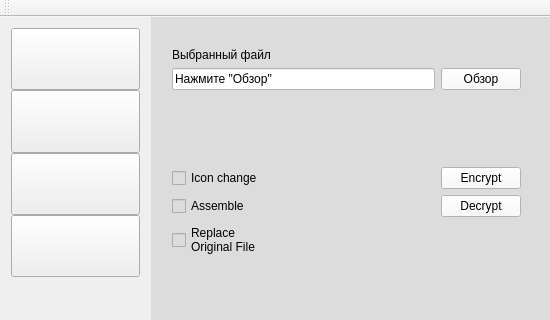
<?xml version="1.0" encoding="UTF-8"?>
<ui version="4.0">
 <class>MainWindow</class>
 <widget class="QMainWindow" name="MainWindow">
  <property name="enabled">
   <bool>true</bool>
  </property>
  <property name="geometry">
   <rect>
    <x>0</x>
    <y>0</y>
    <width>550</width>
    <height>320</height>
   </rect>
  </property>
  <property name="sizePolicy">
   <sizepolicy hsizetype="Fixed" vsizetype="Fixed">
    <horstretch>0</horstretch>
    <verstretch>0</verstretch>
   </sizepolicy>
  </property>
  <property name="minimumSize">
   <size>
    <width>550</width>
    <height>320</height>
   </size>
  </property>
  <property name="maximumSize">
   <size>
    <width>550</width>
    <height>320</height>
   </size>
  </property>
  <property name="windowTitle">
   <string>MainWindow</string>
  </property>
  <property name="animated">
   <bool>true</bool>
  </property>
  <property name="documentMode">
   <bool>false</bool>
  </property>
  <widget class="QWidget" name="centralWidget">
   <widget class="QFrame" name="frame">
    <property name="geometry">
     <rect>
      <x>151</x>
      <y>-10</y>
      <width>401</width>
      <height>321</height>
     </rect>
    </property>
    <property name="sizePolicy">
     <sizepolicy hsizetype="Maximum" vsizetype="Maximum">
      <horstretch>0</horstretch>
      <verstretch>0</verstretch>
     </sizepolicy>
    </property>
    <property name="styleSheet">
     <string notr="true">background-color: #DCDCDC;</string>
    </property>
    <property name="frameShape">
     <enum>QFrame::Box</enum>
    </property>
    <property name="frameShadow">
     <enum>QFrame::Sunken</enum>
    </property>
    <property name="lineWidth">
     <number>0</number>
    </property>
    <property name="midLineWidth">
     <number>0</number>
    </property>
    <widget class="QStackedWidget" name="stackedWidget">
     <property name="geometry">
      <rect>
       <x>10</x>
       <y>10</y>
       <width>381</width>
       <height>271</height>
      </rect>
     </property>
     <property name="autoFillBackground">
      <bool>false</bool>
     </property>
     <property name="styleSheet">
      <string notr="true"/>
     </property>
     <property name="currentIndex">
      <number>0</number>
     </property>
     <widget class="QWidget" name="page">
      <property name="palette">
       <palette>
        <active>
         <colorrole role="WindowText">
          <brush brushstyle="SolidPattern">
           <color alpha="255">
            <red>0</red>
            <green>0</green>
            <blue>0</blue>
           </color>
          </brush>
         </colorrole>
         <colorrole role="Button">
          <brush brushstyle="SolidPattern">
           <color alpha="255">
            <red>220</red>
            <green>220</green>
            <blue>220</blue>
           </color>
          </brush>
         </colorrole>
         <colorrole role="Light">
          <brush brushstyle="SolidPattern">
           <color alpha="255">
            <red>255</red>
            <green>255</green>
            <blue>255</blue>
           </color>
          </brush>
         </colorrole>
         <colorrole role="Midlight">
          <brush brushstyle="SolidPattern">
           <color alpha="255">
            <red>243</red>
            <green>243</green>
            <blue>243</blue>
           </color>
          </brush>
         </colorrole>
         <colorrole role="Dark">
          <brush brushstyle="SolidPattern">
           <color alpha="255">
            <red>115</red>
            <green>115</green>
            <blue>115</blue>
           </color>
          </brush>
         </colorrole>
         <colorrole role="Mid">
          <brush brushstyle="SolidPattern">
           <color alpha="255">
            <red>154</red>
            <green>154</green>
            <blue>154</blue>
           </color>
          </brush>
         </colorrole>
         <colorrole role="Text">
          <brush brushstyle="SolidPattern">
           <color alpha="255">
            <red>0</red>
            <green>0</green>
            <blue>0</blue>
           </color>
          </brush>
         </colorrole>
         <colorrole role="BrightText">
          <brush brushstyle="SolidPattern">
           <color alpha="255">
            <red>255</red>
            <green>255</green>
            <blue>255</blue>
           </color>
          </brush>
         </colorrole>
         <colorrole role="ButtonText">
          <brush brushstyle="SolidPattern">
           <color alpha="255">
            <red>0</red>
            <green>0</green>
            <blue>0</blue>
           </color>
          </brush>
         </colorrole>
         <colorrole role="Base">
          <brush brushstyle="SolidPattern">
           <color alpha="255">
            <red>220</red>
            <green>220</green>
            <blue>220</blue>
           </color>
          </brush>
         </colorrole>
         <colorrole role="Window">
          <brush brushstyle="SolidPattern">
           <color alpha="255">
            <red>220</red>
            <green>220</green>
            <blue>220</blue>
           </color>
          </brush>
         </colorrole>
         <colorrole role="Shadow">
          <brush brushstyle="SolidPattern">
           <color alpha="255">
            <red>0</red>
            <green>0</green>
            <blue>0</blue>
           </color>
          </brush>
         </colorrole>
         <colorrole role="AlternateBase">
          <brush brushstyle="SolidPattern">
           <color alpha="255">
            <red>243</red>
            <green>243</green>
            <blue>243</blue>
           </color>
          </brush>
         </colorrole>
         <colorrole role="ToolTipBase">
          <brush brushstyle="SolidPattern">
           <color alpha="255">
            <red>255</red>
            <green>255</green>
            <blue>220</blue>
           </color>
          </brush>
         </colorrole>
         <colorrole role="ToolTipText">
          <brush brushstyle="SolidPattern">
           <color alpha="255">
            <red>0</red>
            <green>0</green>
            <blue>0</blue>
           </color>
          </brush>
         </colorrole>
        </active>
        <inactive>
         <colorrole role="WindowText">
          <brush brushstyle="SolidPattern">
           <color alpha="255">
            <red>0</red>
            <green>0</green>
            <blue>0</blue>
           </color>
          </brush>
         </colorrole>
         <colorrole role="Button">
          <brush brushstyle="SolidPattern">
           <color alpha="255">
            <red>220</red>
            <green>220</green>
            <blue>220</blue>
           </color>
          </brush>
         </colorrole>
         <colorrole role="Light">
          <brush brushstyle="SolidPattern">
           <color alpha="255">
            <red>255</red>
            <green>255</green>
            <blue>255</blue>
           </color>
          </brush>
         </colorrole>
         <colorrole role="Midlight">
          <brush brushstyle="SolidPattern">
           <color alpha="255">
            <red>243</red>
            <green>243</green>
            <blue>243</blue>
           </color>
          </brush>
         </colorrole>
         <colorrole role="Dark">
          <brush brushstyle="SolidPattern">
           <color alpha="255">
            <red>115</red>
            <green>115</green>
            <blue>115</blue>
           </color>
          </brush>
         </colorrole>
         <colorrole role="Mid">
          <brush brushstyle="SolidPattern">
           <color alpha="255">
            <red>154</red>
            <green>154</green>
            <blue>154</blue>
           </color>
          </brush>
         </colorrole>
         <colorrole role="Text">
          <brush brushstyle="SolidPattern">
           <color alpha="255">
            <red>0</red>
            <green>0</green>
            <blue>0</blue>
           </color>
          </brush>
         </colorrole>
         <colorrole role="BrightText">
          <brush brushstyle="SolidPattern">
           <color alpha="255">
            <red>255</red>
            <green>255</green>
            <blue>255</blue>
           </color>
          </brush>
         </colorrole>
         <colorrole role="ButtonText">
          <brush brushstyle="SolidPattern">
           <color alpha="255">
            <red>0</red>
            <green>0</green>
            <blue>0</blue>
           </color>
          </brush>
         </colorrole>
         <colorrole role="Base">
          <brush brushstyle="SolidPattern">
           <color alpha="255">
            <red>220</red>
            <green>220</green>
            <blue>220</blue>
           </color>
          </brush>
         </colorrole>
         <colorrole role="Window">
          <brush brushstyle="SolidPattern">
           <color alpha="255">
            <red>220</red>
            <green>220</green>
            <blue>220</blue>
           </color>
          </brush>
         </colorrole>
         <colorrole role="Shadow">
          <brush brushstyle="SolidPattern">
           <color alpha="255">
            <red>0</red>
            <green>0</green>
            <blue>0</blue>
           </color>
          </brush>
         </colorrole>
         <colorrole role="AlternateBase">
          <brush brushstyle="SolidPattern">
           <color alpha="255">
            <red>243</red>
            <green>243</green>
            <blue>243</blue>
           </color>
          </brush>
         </colorrole>
         <colorrole role="ToolTipBase">
          <brush brushstyle="SolidPattern">
           <color alpha="255">
            <red>255</red>
            <green>255</green>
            <blue>220</blue>
           </color>
          </brush>
         </colorrole>
         <colorrole role="ToolTipText">
          <brush brushstyle="SolidPattern">
           <color alpha="255">
            <red>0</red>
            <green>0</green>
            <blue>0</blue>
           </color>
          </brush>
         </colorrole>
        </inactive>
        <disabled>
         <colorrole role="WindowText">
          <brush brushstyle="SolidPattern">
           <color alpha="255">
            <red>115</red>
            <green>115</green>
            <blue>115</blue>
           </color>
          </brush>
         </colorrole>
         <colorrole role="Button">
          <brush brushstyle="SolidPattern">
           <color alpha="255">
            <red>220</red>
            <green>220</green>
            <blue>220</blue>
           </color>
          </brush>
         </colorrole>
         <colorrole role="Light">
          <brush brushstyle="SolidPattern">
           <color alpha="255">
            <red>255</red>
            <green>255</green>
            <blue>255</blue>
           </color>
          </brush>
         </colorrole>
         <colorrole role="Midlight">
          <brush brushstyle="SolidPattern">
           <color alpha="255">
            <red>243</red>
            <green>243</green>
            <blue>243</blue>
           </color>
          </brush>
         </colorrole>
         <colorrole role="Dark">
          <brush brushstyle="SolidPattern">
           <color alpha="255">
            <red>115</red>
            <green>115</green>
            <blue>115</blue>
           </color>
          </brush>
         </colorrole>
         <colorrole role="Mid">
          <brush brushstyle="SolidPattern">
           <color alpha="255">
            <red>154</red>
            <green>154</green>
            <blue>154</blue>
           </color>
          </brush>
         </colorrole>
         <colorrole role="Text">
          <brush brushstyle="SolidPattern">
           <color alpha="255">
            <red>115</red>
            <green>115</green>
            <blue>115</blue>
           </color>
          </brush>
         </colorrole>
         <colorrole role="BrightText">
          <brush brushstyle="SolidPattern">
           <color alpha="255">
            <red>255</red>
            <green>255</green>
            <blue>255</blue>
           </color>
          </brush>
         </colorrole>
         <colorrole role="ButtonText">
          <brush brushstyle="SolidPattern">
           <color alpha="255">
            <red>115</red>
            <green>115</green>
            <blue>115</blue>
           </color>
          </brush>
         </colorrole>
         <colorrole role="Base">
          <brush brushstyle="SolidPattern">
           <color alpha="255">
            <red>220</red>
            <green>220</green>
            <blue>220</blue>
           </color>
          </brush>
         </colorrole>
         <colorrole role="Window">
          <brush brushstyle="SolidPattern">
           <color alpha="255">
            <red>220</red>
            <green>220</green>
            <blue>220</blue>
           </color>
          </brush>
         </colorrole>
         <colorrole role="Shadow">
          <brush brushstyle="SolidPattern">
           <color alpha="255">
            <red>0</red>
            <green>0</green>
            <blue>0</blue>
           </color>
          </brush>
         </colorrole>
         <colorrole role="AlternateBase">
          <brush brushstyle="SolidPattern">
           <color alpha="255">
            <red>231</red>
            <green>231</green>
            <blue>231</blue>
           </color>
          </brush>
         </colorrole>
         <colorrole role="ToolTipBase">
          <brush brushstyle="SolidPattern">
           <color alpha="255">
            <red>255</red>
            <green>255</green>
            <blue>220</blue>
           </color>
          </brush>
         </colorrole>
         <colorrole role="ToolTipText">
          <brush brushstyle="SolidPattern">
           <color alpha="255">
            <red>0</red>
            <green>0</green>
            <blue>0</blue>
           </color>
          </brush>
         </colorrole>
        </disabled>
       </palette>
      </property>
      <widget class="QWidget" name="layoutWidget">
       <property name="geometry">
        <rect>
         <x>0</x>
         <y>20</y>
         <width>371</width>
         <height>231</height>
        </rect>
       </property>
       <layout class="QVBoxLayout" name="verticalLayout">
        <item>
         <layout class="QGridLayout" name="gridLayout">
          <item row="0" column="0">
           <widget class="QLabel" name="label">
            <property name="text">
             <string>Выбранный файл</string>
            </property>
           </widget>
          </item>
          <item row="1" column="0">
           <widget class="QLineEdit" name="lineEdit">
            <property name="styleSheet">
             <string notr="true">background-color:  #FFFFFF;</string>
            </property>
            <property name="text">
             <string>Нажмите &quot;Обзор&quot;</string>
            </property>
            <property name="frame">
             <bool>true</bool>
            </property>
            <property name="readOnly">
             <bool>true</bool>
            </property>
           </widget>
          </item>
          <item row="1" column="1">
           <widget class="QPushButton" name="pushButton">
            <property name="styleSheet">
             <string notr="true">background-color:  #F8F8FF;</string>
            </property>
            <property name="text">
             <string>Обзор</string>
            </property>
           </widget>
          </item>
          <item row="2" column="0">
           <spacer name="verticalSpacer">
            <property name="orientation">
             <enum>Qt::Vertical</enum>
            </property>
            <property name="sizeHint" stdset="0">
             <size>
              <width>20</width>
              <height>40</height>
             </size>
            </property>
           </spacer>
          </item>
         </layout>
        </item>
        <item>
         <layout class="QGridLayout" name="gridLayout_2">
          <item row="0" column="0">
           <widget class="QCheckBox" name="checkBox">
            <property name="styleSheet">
             <string notr="true"/>
            </property>
            <property name="text">
             <string>Icon change</string>
            </property>
           </widget>
          </item>
          <item row="0" column="1">
           <spacer name="horizontalSpacer">
            <property name="orientation">
             <enum>Qt::Horizontal</enum>
            </property>
            <property name="sizeHint" stdset="0">
             <size>
              <width>40</width>
              <height>20</height>
             </size>
            </property>
           </spacer>
          </item>
          <item row="0" column="2">
           <widget class="QPushButton" name="pushButton_2">
            <property name="styleSheet">
             <string notr="true">background-color:  #F8F8FF;</string>
            </property>
            <property name="text">
             <string>Encrypt</string>
            </property>
           </widget>
          </item>
          <item row="1" column="0">
           <widget class="QCheckBox" name="checkBox_2">
            <property name="styleSheet">
             <string notr="true"/>
            </property>
            <property name="text">
             <string>Assemble</string>
            </property>
           </widget>
          </item>
          <item row="1" column="1">
           <spacer name="horizontalSpacer_2">
            <property name="orientation">
             <enum>Qt::Horizontal</enum>
            </property>
            <property name="sizeHint" stdset="0">
             <size>
              <width>40</width>
              <height>20</height>
             </size>
            </property>
           </spacer>
          </item>
          <item row="1" column="2">
           <widget class="QPushButton" name="pushButton_3">
            <property name="styleSheet">
             <string notr="true">background-color:  #F8F8FF;</string>
            </property>
            <property name="text">
             <string>Decrypt</string>
            </property>
           </widget>
          </item>
          <item row="2" column="0">
           <widget class="QCheckBox" name="checkBox_3">
            <property name="text">
             <string>Replace
Original File</string>
            </property>
           </widget>
          </item>
         </layout>
        </item>
       </layout>
      </widget>
     </widget>
     <widget class="QWidget" name="page_2">
      <widget class="QWidget" name="layoutWidget">
       <property name="geometry">
        <rect>
         <x>0</x>
         <y>10</y>
         <width>381</width>
         <height>255</height>
        </rect>
       </property>
       <layout class="QGridLayout" name="gridLayout_3">
        <item row="1" column="0" rowspan="2" colspan="4">
         <widget class="QTextEdit" name="textEdit">
          <property name="styleSheet">
           <string notr="true">background-color: #FFFFFF</string>
          </property>
          <property name="html">
           <string>&lt;!DOCTYPE HTML PUBLIC &quot;-//W3C//DTD HTML 4.0//EN&quot; &quot;http://www.w3.org/TR/REC-html40/strict.dtd&quot;&gt;
&lt;html&gt;&lt;head&gt;&lt;meta name=&quot;qrichtext&quot; content=&quot;1&quot; /&gt;&lt;style type=&quot;text/css&quot;&gt;
p, li { white-space: pre-wrap; }
&lt;/style&gt;&lt;/head&gt;&lt;body style=&quot; font-family:'MS Shell Dlg 2'; font-size:8.25pt; font-weight:400; font-style:normal;&quot;&gt;
&lt;p style=&quot; margin-top:0px; margin-bottom:0px; margin-left:0px; margin-right:0px; -qt-block-indent:0; text-indent:0px;&quot;&gt;Сообщение...&lt;/p&gt;&lt;/body&gt;&lt;/html&gt;</string>
          </property>
         </widget>
        </item>
        <item row="3" column="0" rowspan="3">
         <widget class="QPushButton" name="pushButton_4">
          <property name="text">
           <string>Clear</string>
          </property>
         </widget>
        </item>
        <item row="5" column="3">
         <widget class="QPushButton" name="pushButton_5">
          <property name="text">
           <string>Decrypt</string>
          </property>
         </widget>
        </item>
        <item row="3" column="1" rowspan="3">
         <widget class="QPushButton" name="pushButton_8">
          <property name="text">
           <string>Paste</string>
          </property>
         </widget>
        </item>
        <item row="3" column="2" rowspan="3">
         <widget class="QPushButton" name="pushButton_10">
          <property name="text">
           <string>Copy</string>
          </property>
         </widget>
        </item>
        <item row="0" column="0" colspan="2">
         <widget class="QLabel" name="label_2">
          <property name="text">
           <string>Введите сообщение</string>
          </property>
         </widget>
        </item>
        <item row="0" column="2" colspan="2">
         <spacer name="horizontalSpacer_4">
          <property name="orientation">
           <enum>Qt::Horizontal</enum>
          </property>
          <property name="sizeHint" stdset="0">
           <size>
            <width>40</width>
            <height>20</height>
           </size>
          </property>
         </spacer>
        </item>
        <item row="4" column="3">
         <widget class="QPushButton" name="pushButton_9">
          <property name="text">
           <string>Encrypt</string>
          </property>
         </widget>
        </item>
       </layout>
      </widget>
     </widget>
     <widget class="QWidget" name="page_3">
      <widget class="QWidget" name="layoutWidget">
       <property name="geometry">
        <rect>
         <x>0</x>
         <y>10</y>
         <width>381</width>
         <height>254</height>
        </rect>
       </property>
       <layout class="QVBoxLayout" name="verticalLayout_3">
        <item>
         <layout class="QGridLayout" name="gridLayout_5">
          <item row="0" column="4" colspan="2">
           <widget class="QSlider" name="horizontalSlider">
            <property name="styleSheet">
             <string notr="true"/>
            </property>
            <property name="maximum">
             <number>2000</number>
            </property>
            <property name="value">
             <number>2000</number>
            </property>
            <property name="sliderPosition">
             <number>2000</number>
            </property>
            <property name="orientation">
             <enum>Qt::Horizontal</enum>
            </property>
           </widget>
          </item>
          <item row="2" column="3" colspan="2">
           <widget class="QLineEdit" name="SaveDir_line">
            <property name="styleSheet">
             <string notr="true">background-color: #FFFFFF</string>
            </property>
            <property name="text">
             <string>Укажите путь...</string>
            </property>
            <property name="readOnly">
             <bool>true</bool>
            </property>
           </widget>
          </item>
          <item row="4" column="5">
           <widget class="QPushButton" name="Icon_button">
            <property name="text">
             <string>Обзор</string>
            </property>
           </widget>
          </item>
          <item row="5" column="1">
           <spacer name="verticalSpacer_3">
            <property name="orientation">
             <enum>Qt::Vertical</enum>
            </property>
            <property name="sizeHint" stdset="0">
             <size>
              <width>20</width>
              <height>40</height>
             </size>
            </property>
           </spacer>
          </item>
          <item row="2" column="0" colspan="2">
           <widget class="QLabel" name="label_4">
            <property name="text">
             <string>Каталог хранения:</string>
            </property>
           </widget>
          </item>
          <item row="2" column="5">
           <widget class="QPushButton" name="SaveDir_button">
            <property name="text">
             <string>Обзор</string>
            </property>
           </widget>
          </item>
          <item row="3" column="0" colspan="3">
           <widget class="QLabel" name="label_10">
            <property name="text">
             <string>Пароль на каталог с ключами:</string>
            </property>
           </widget>
          </item>
          <item row="3" column="3" colspan="2">
           <widget class="QLineEdit" name="lineEdit_5">
            <property name="styleSheet">
             <string notr="true">background-color: #FFFFFF</string>
            </property>
            <property name="text">
             <string>Укажите пароль...</string>
            </property>
           </widget>
          </item>
          <item row="4" column="0">
           <widget class="QLabel" name="label_5">
            <property name="text">
             <string>Путь к иконке:</string>
            </property>
           </widget>
          </item>
          <item row="4" column="3" colspan="2">
           <widget class="QLineEdit" name="Icon_line">
            <property name="styleSheet">
             <string notr="true">background-color: #FFFFFF</string>
            </property>
            <property name="text">
             <string>Укажите путь...</string>
            </property>
            <property name="readOnly">
             <bool>true</bool>
            </property>
           </widget>
          </item>
          <item row="0" column="0" colspan="3">
           <widget class="QLabel" name="label_3">
            <property name="text">
             <string>Ограничение по размеру (мб):</string>
            </property>
           </widget>
          </item>
          <item row="0" column="3">
           <widget class="QSpinBox" name="spinBox">
            <property name="styleSheet">
             <string notr="true">background-color: #FFFFFF</string>
            </property>
            <property name="maximum">
             <number>2000</number>
            </property>
            <property name="value">
             <number>2000</number>
            </property>
           </widget>
          </item>
         </layout>
        </item>
        <item>
         <layout class="QGridLayout" name="gridLayout_4">
          <item row="0" column="0" colspan="2">
           <widget class="QLabel" name="label_6">
            <property name="text">
             <string>Подменные сведения</string>
            </property>
           </widget>
          </item>
          <item row="1" column="0">
           <spacer name="verticalSpacer_2">
            <property name="orientation">
             <enum>Qt::Vertical</enum>
            </property>
            <property name="sizeHint" stdset="0">
             <size>
              <width>20</width>
              <height>18</height>
             </size>
            </property>
           </spacer>
          </item>
          <item row="1" column="2">
           <widget class="QLabel" name="label_9">
            <property name="text">
             <string>Описание:</string>
            </property>
           </widget>
          </item>
          <item row="2" column="0">
           <widget class="QLabel" name="label_7">
            <property name="text">
             <string>Автор</string>
            </property>
           </widget>
          </item>
          <item row="2" column="1">
           <widget class="QLineEdit" name="lineEdit_3">
            <property name="styleSheet">
             <string notr="true">background-color: #FFFFFF</string>
            </property>
            <property name="text">
             <string>...</string>
            </property>
           </widget>
          </item>
          <item row="2" column="2" rowspan="2">
           <widget class="QTextEdit" name="textEdit_2">
            <property name="styleSheet">
             <string notr="true">background-color: #FFFFFF</string>
            </property>
            <property name="html">
             <string>&lt;!DOCTYPE HTML PUBLIC &quot;-//W3C//DTD HTML 4.0//EN&quot; &quot;http://www.w3.org/TR/REC-html40/strict.dtd&quot;&gt;
&lt;html&gt;&lt;head&gt;&lt;meta name=&quot;qrichtext&quot; content=&quot;1&quot; /&gt;&lt;style type=&quot;text/css&quot;&gt;
p, li { white-space: pre-wrap; }
&lt;/style&gt;&lt;/head&gt;&lt;body style=&quot; font-family:'MS Shell Dlg 2'; font-size:8.25pt; font-weight:400; font-style:normal;&quot;&gt;
&lt;p style=&quot; margin-top:0px; margin-bottom:0px; margin-left:0px; margin-right:0px; -qt-block-indent:0; text-indent:0px;&quot;&gt;...&lt;/p&gt;&lt;/body&gt;&lt;/html&gt;</string>
            </property>
           </widget>
          </item>
          <item row="3" column="0">
           <widget class="QLabel" name="label_8">
            <property name="text">
             <string>Имя файла:</string>
            </property>
           </widget>
          </item>
          <item row="3" column="1">
           <widget class="QLineEdit" name="lineEdit_2">
            <property name="styleSheet">
             <string notr="true">background-color: #FFFFFF</string>
            </property>
            <property name="text">
             <string>...</string>
            </property>
           </widget>
          </item>
         </layout>
        </item>
       </layout>
      </widget>
     </widget>
     <widget class="QWidget" name="page_4">
      <widget class="QTextBrowser" name="textBrowser">
       <property name="geometry">
        <rect>
         <x>5</x>
         <y>11</y>
         <width>371</width>
         <height>241</height>
        </rect>
       </property>
       <property name="frameShape">
        <enum>QFrame::NoFrame</enum>
       </property>
       <property name="lineWidth">
        <number>0</number>
       </property>
       <property name="html">
        <string>&lt;!DOCTYPE HTML PUBLIC &quot;-//W3C//DTD HTML 4.0//EN&quot; &quot;http://www.w3.org/TR/REC-html40/strict.dtd&quot;&gt;
&lt;html&gt;&lt;head&gt;&lt;meta name=&quot;qrichtext&quot; content=&quot;1&quot; /&gt;&lt;style type=&quot;text/css&quot;&gt;
p, li { white-space: pre-wrap; }
&lt;/style&gt;&lt;/head&gt;&lt;body style=&quot; font-family:'MS Shell Dlg 2'; font-size:8.25pt; font-weight:400; font-style:normal;&quot;&gt;
&lt;p style=&quot; margin-top:0px; margin-bottom:0px; margin-left:0px; margin-right:0px; -qt-block-indent:0; text-indent:0px;&quot;&gt;&lt;span style=&quot; font-size:14pt;&quot;&gt;Developers: Roman Mazalov, Roman Nosachev&lt;br /&gt;Interface Editor: Dmitry Korotun&lt;br /&gt;&lt;br /&gt;&lt;br /&gt;&lt;br /&gt;&lt;/span&gt;&lt;/p&gt;
&lt;p style=&quot;-qt-paragraph-type:empty; margin-top:0px; margin-bottom:0px; margin-left:0px; margin-right:0px; -qt-block-indent:0; text-indent:0px; font-size:14pt;&quot;&gt;&lt;br /&gt;&lt;/p&gt;
&lt;p style=&quot;-qt-paragraph-type:empty; margin-top:0px; margin-bottom:0px; margin-left:0px; margin-right:0px; -qt-block-indent:0; text-indent:0px;&quot;&gt;&lt;br /&gt;&lt;/p&gt;
&lt;p style=&quot;-qt-paragraph-type:empty; margin-top:0px; margin-bottom:0px; margin-left:0px; margin-right:0px; -qt-block-indent:0; text-indent:0px; font-size:14pt;&quot;&gt;&lt;br /&gt;&lt;/p&gt;
&lt;p style=&quot; margin-top:0px; margin-bottom:0px; margin-left:0px; margin-right:0px; -qt-block-indent:0; text-indent:0px;&quot;&gt;&lt;span style=&quot; font-size:14pt;&quot;&gt;All rights reserved            @Donetsk 2016&lt;/span&gt;&lt;/p&gt;&lt;/body&gt;&lt;/html&gt;</string>
       </property>
      </widget>
     </widget>
    </widget>
   </widget>
   <widget class="QWidget" name="layoutWidget">
    <property name="geometry">
     <rect>
      <x>0</x>
      <y>0</y>
      <width>151</width>
      <height>271</height>
     </rect>
    </property>
    <layout class="QVBoxLayout" name="verticalLayout_2">
     <property name="spacing">
      <number>0</number>
     </property>
     <item>
      <widget class="QPushButton" name="ED_file">
       <property name="sizePolicy">
        <sizepolicy hsizetype="Minimum" vsizetype="Minimum">
         <horstretch>0</horstretch>
         <verstretch>0</verstretch>
        </sizepolicy>
       </property>
       <property name="maximumSize">
        <size>
         <width>6888</width>
         <height>8888</height>
        </size>
       </property>
       <property name="cursor">
        <cursorShape>ArrowCursor</cursorShape>
       </property>
       <property name="styleSheet">
        <string notr="true"> QPixmap pixmap(QDir::currentPath() + &quot;/icons/button.png&quot;);
    QIcon ButtonIcon(pixmap);
    ED_file-&gt;setIcon(ButtonIcon);
    ED_file-&gt;setIconSize(pixmap.rect().size());
 ED_file-&gt;setStyleSheet(&quot;QPushButton{border: none;outline: none;}&quot;);</string>
       </property>
       <property name="text">
        <string/>
       </property>
       <property name="iconSize">
        <size>
         <width>16</width>
         <height>16</height>
        </size>
       </property>
      </widget>
     </item>
     <item>
      <widget class="QPushButton" name="ED_Message">
       <property name="sizePolicy">
        <sizepolicy hsizetype="Minimum" vsizetype="Minimum">
         <horstretch>0</horstretch>
         <verstretch>0</verstretch>
        </sizepolicy>
       </property>
       <property name="styleSheet">
        <string notr="true"> QPixmap pixmap(QDir::currentPath() + &quot;/icons/button.png&quot;);
    QIcon ButtonIcon(pixmap);
    ui-&gt;ED_Message-&gt;setIcon(ButtonIcon);
    ui-&gt;ED_Message-&gt;setIconSize(pixmap.rect().size());</string>
       </property>
       <property name="text">
        <string/>
       </property>
      </widget>
     </item>
     <item>
      <widget class="QPushButton" name="settings_button">
       <property name="sizePolicy">
        <sizepolicy hsizetype="Minimum" vsizetype="Minimum">
         <horstretch>0</horstretch>
         <verstretch>0</verstretch>
        </sizepolicy>
       </property>
       <property name="text">
        <string/>
       </property>
      </widget>
     </item>
     <item>
      <widget class="QPushButton" name="about_button">
       <property name="sizePolicy">
        <sizepolicy hsizetype="Minimum" vsizetype="Minimum">
         <horstretch>0</horstretch>
         <verstretch>0</verstretch>
        </sizepolicy>
       </property>
       <property name="text">
        <string/>
       </property>
      </widget>
     </item>
    </layout>
   </widget>
  </widget>
  <widget class="QToolBar" name="mainToolBar">
   <attribute name="toolBarArea">
    <enum>TopToolBarArea</enum>
   </attribute>
   <attribute name="toolBarBreak">
    <bool>false</bool>
   </attribute>
  </widget>
  <action name="actionEncrypt">
   <property name="text">
    <string>Encrypt</string>
   </property>
   <property name="toolTip">
    <string>goto Encrypt</string>
   </property>
  </action>
 </widget>
 <layoutdefault spacing="6" margin="11"/>
 <resources/>
 <connections>
  <connection>
   <sender>horizontalSlider</sender>
   <signal>valueChanged(int)</signal>
   <receiver>spinBox</receiver>
   <slot>setValue(int)</slot>
   <hints>
    <hint type="sourcelabel">
     <x>450</x>
     <y>70</y>
    </hint>
    <hint type="destinationlabel">
     <x>354</x>
     <y>65</y>
    </hint>
   </hints>
  </connection>
  <connection>
   <sender>spinBox</sender>
   <signal>valueChanged(int)</signal>
   <receiver>horizontalSlider</receiver>
   <slot>setValue(int)</slot>
   <hints>
    <hint type="sourcelabel">
     <x>368</x>
     <y>67</y>
    </hint>
    <hint type="destinationlabel">
     <x>453</x>
     <y>67</y>
    </hint>
   </hints>
  </connection>
 </connections>
</ui>
